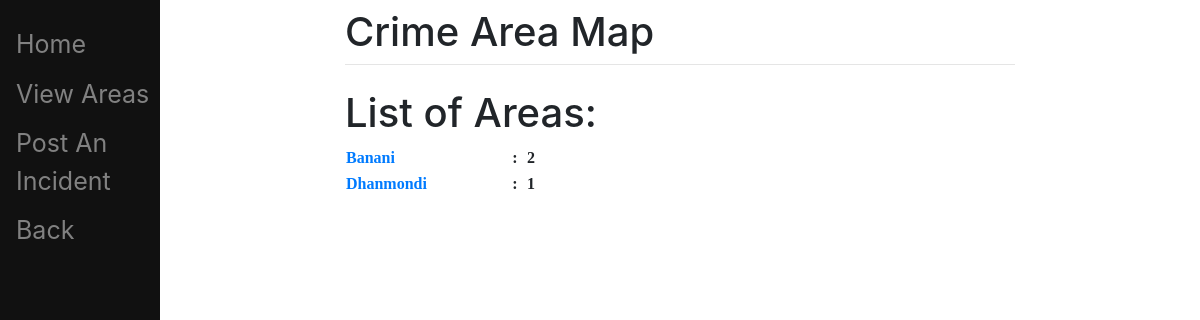
Before: /Areas with the older database file.
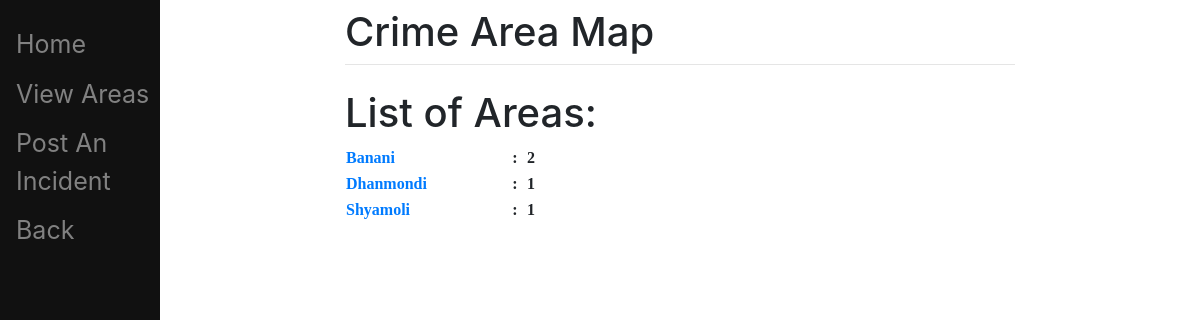
After: the same page with the newer database file.
### main/models.py (models this page shows, shortened)
class Area(models.Model):
	name = models.CharField(max_length=150)
	number_of_crimes = models.IntegerField(default=0)

### main/views.py (the view)
# urls.py: path("Areas", views.areas, name="areas"),
def areas(response):
	my_dict = {}
	for obj in list(Area.objects.all()):
		my_dict[obj.name] = obj.number_of_crimes
	return render(response, "main/list.html", {'my_dict':my_dict})

### main/templates/main/list.html (shortened to what this page needs)
{% extends 'main/base.html' %}
{% block content %}
	<h1>List of Areas:</h1>
	<table style="width:30%; background-color:#FFFFFF; text-align:left;font-family:tahoma" >
		{% for sl,info in my_dict.items %}
		<tr> <th>  <a href="incidents/{{sl}}">{{sl}}</a> </th> <th> : </th><th> {{info}}  </th> </tr>
		{% endfor %}
	</table>
{% endblock %}

Changed rows visible on the page:
added Area: my_dict "Shyamoli"
Other visible differences:
new list line: ": 1"
